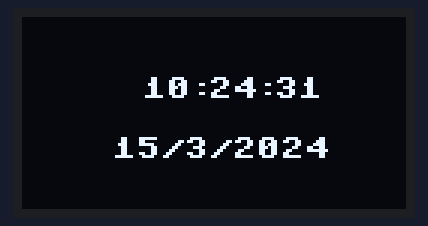
A program run on a simulated Raspberry Pi Pico running MicroPython. Shown: 128×64 one-colour display. The clock reads 2024-03-15 10:24:30 at power-on unless the program sets it.

Above: at 1.1 s.
At 4.3 s:
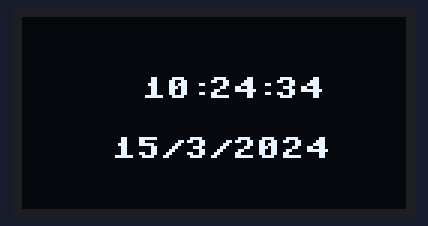
At 9.5 s:
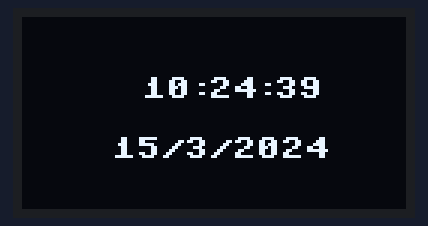
At 20.0 s:
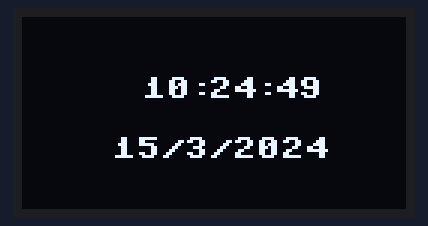
At 28.4 s:
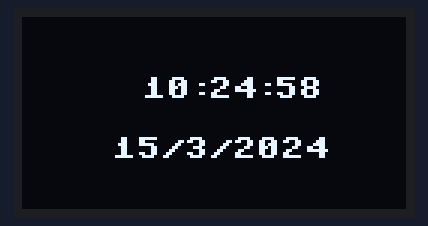
At 38.9 s:
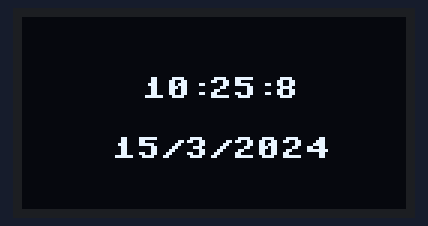

Measured:
- what the display in image 0 shows lasts 1.0 s, from 1.1 s to 2.1 s

The program:

Programa6_Reloj.py
```python
from machine import RTC
from machine import Pin, I2C
from ssd1306 import SSD1306_I2C
import framebuf
import time

ancho=128
alto=64
i2c=I2C(0,scl=Pin(17),sda=Pin(16),freq=200000)
pantalla=SSD1306_I2C(ancho,alto,i2c)
pantalla.fill(0)  #Borra pantalla
time.sleep(1)
rtc = RTC()
CLK = Pin(25, Pin.OUT)
while True:
    fecha2 = rtc.datetime()
    a = str(fecha2[0])
    mo = str(fecha2[1])
    d = str(fecha2[2])
    h = str(fecha2[4])
    m = str(fecha2[5])
    s = str(fecha2[6])
    pantalla.fill(0)
    pantalla.text(s,84,20)
    pantalla.text(h+":",40,20)
    pantalla.text(m+":",62,20)
    pantalla.text(d+"/"+mo+"/"+a,30,40)
    pantalla.show()
    time.sleep(1)
```
